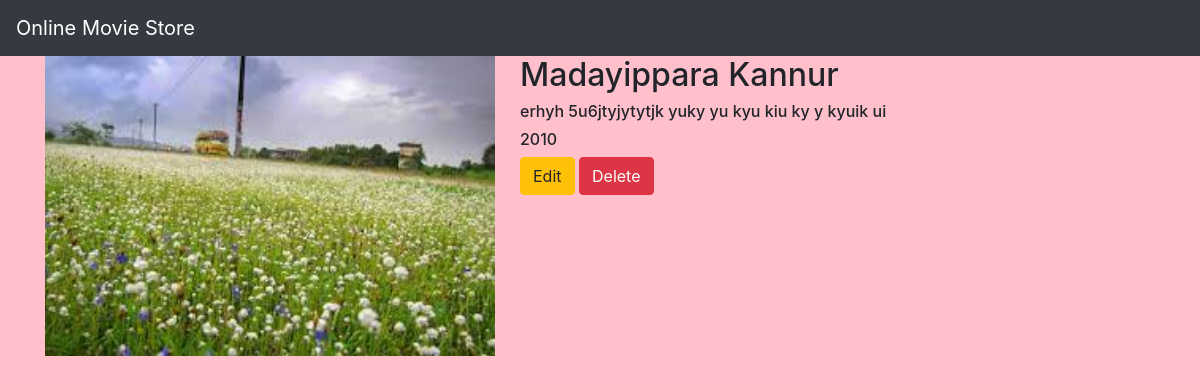
Screenshot of /movie/5/ with the database file from the repository.
### movieapp/models.py (models this page shows, shortened)
class Movie(models.Model):
    name=models.CharField(max_length=250)
    des=models.TextField()
    year=models.IntegerField()
    img=models.ImageField(upload_to='gallery')

### movieapp/views.py (the view)
# urls.py: path('movie/<int:movie_id>/',views.detail,name='detail'),
def detail(request,movie_id):
    movie=Movie.objects.get(id=movie_id)
    return render(request,"detail.html",{'movie':movie})

### movieapp/templates/detail.html
{% extends 'base.html' %}
{% block body %}
<div class="container">
    <div class="row">
        <div class="col-md-5">
           <img src="{{movie.img.url}}" width="450" height="300">
        </div>
        <div class="col-md-5">
            <h2>{{movie.name}}</h2>
            <h6>{{movie.des}}</h6>
            <h6>{{movie.year}}</h6>
            <a class="btn btn-warning" href="{% url 'movieapp:update' movie.id %}">Edit</a>
            <a class="btn btn-danger" href="{% url 'movieapp:delete' movie.id %}">Delete</a>
        </div>
    </div>
</div>
{% endblock %}

### movieapp/static/style.css (style rules this page uses)
body { background-color:pink; }
a { color:navy; }

### rows the page displays
Movie: img (picture), name "Madayippara Kannur", des "erhyh 5u6jtyjytytjk yuky yu kyu kiu ky y kyuik ui", year "2010"
